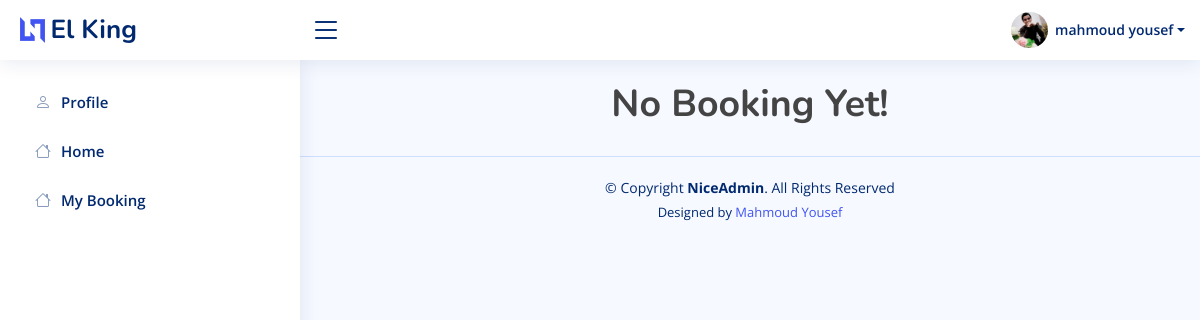
The page /accounts/my_booking/ (signed in) on the database as committed earlier.
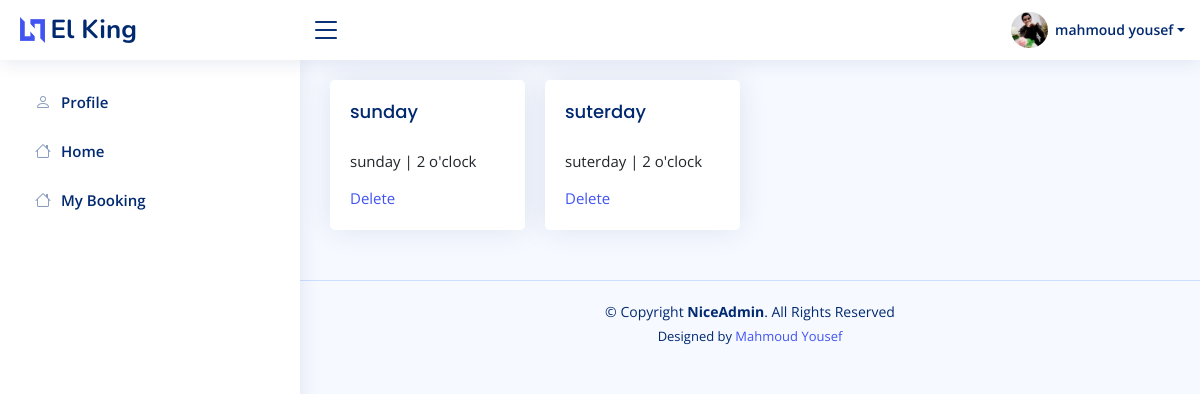
The same page on the database as committed later.
### accounts/models.py (models this page shows, shortened)
class Profile(models.Model):
    user = models.OneToOneField(Account,on_delete=models.CASCADE)
    phone_number = models.CharField(max_length=20)
    address = models.CharField(max_length=50)
    image = models.ImageField(upload_to='users/')
    about = models.TextField(max_length=4000 , blank=True , null=True)
    country = models.CharField(max_length=50 ,blank=True, null=True)
    company = models.CharField(max_length=100 ,blank=True, null=True)
    address_line_1 = models.CharField( max_length=50 , blank=True)
    address_line_2 = models.CharField( max_length=50 , blank=True)
    fb_link = models.URLField( max_length=200 , blank=True , null=True)
    twitter_link = models.URLField( max_length=200, blank=True , null=True)
    instagram_link = models.URLField( max_length=200, blank=True , null=True)
    linked_in_link = models.URLField( max_length=200, blank=True , null=True)
    headline = models.CharField(max_length=50 , blank=True, null=True)
    city = models.CharField(max_length=50 ,blank=True, null=True)
    def full_name(self):
        return f'{self.user.first_name} {self.user.last_name}'

class Account(AbstractBaseUser):
    first_name      = models.CharField(max_length=50)
    last_name       = models.CharField(max_length=50)
    username        = models.CharField(max_length=50, unique=True)
    email           = models.EmailField(max_length=100, unique=True)
    phone_number    = models.CharField(max_length=50)
    date_joined     = models.DateTimeField(auto_now_add=True)
    last_login      = models.DateTimeField(auto_now_add=True)
    is_admin        = models.BooleanField(default=False)
    is_staff        = models.BooleanField(default=False)
    is_active        = models.BooleanField(default=False)
    is_superadmin        = models.BooleanField(default=False)
    USERNAME_FIELD = 'email'
    REQUIRED_FIELDS = ['username', 'first_name', 'last_name']
    objects = MyAccountManager()

class Book(models.Model):
    user = models.ForeignKey(Account,  on_delete=models.CASCADE)
    day = models.ForeignKey(Day, related_name="book_property",  on_delete=models.CASCADE)
    date = models.IntegerField( choices=hours)
    def __str__(self):
        return str(self.day)

class Day(models.Model):
    name = models.CharField(max_length=50)
    caption = models.CharField( max_length=5000)
    slug = models.SlugField(null=True,blank=True)
    def __str__(self):
        return self.name

### accounts/views.py (the view)
# urls.py: path('my_booking/' , views.my_booking , name='my_booking'),
def my_booking(request):
    mybooking = Book.objects.filter(user=request.user)
    return render(request , 'accounts/my_booking.html' , {'mybooking':mybooking})

### accounts/profile.py (called while the page is built)
def myprofile(request):
    current_user = request.user
    profile = None
    if  current_user.is_authenticated:
        profile = Profile.objects.get(user=current_user)
    return dict(profile=profile)

### accounts/templates/accounts/my_booking.html (shortened to what this page needs)
{% extends 'base.html' %}
{% load static %}
{% load django_bootstrap5 %}
{% block body %}
<main id="main" class="main">
    <section class="section">
        <div class="row">
            {% if mybooking %}
            {% for book in mybooking %}
            <div class="col-sm-3">
                <div class="card">
                    <div class="card-body">
                        <h5 class="card-title">{{book}}</h5>
                        <p class="card-text">{{book.day}} | {{book.date}} o'clock</p>
                        <a href="{% url 'delete_book' book.id %}">Delete</a>
                    </div>
                </div>
            </div>
            {% endfor %}
            {% else %}
            <h1><center>No Booking Yet!</center></h1>
            {% endif %}
        </div>
    </section>
</main>
{% endblock body%}

### templates/base.html (shortened to what this page needs)
{% load static %}
<!DOCTYPE HTML>
<html lang="en">
<head>
	<link href="{% static 'vendor/bootstrap/css/bootstrap.min.css'%}" rel="stylesheet">
	<link href="{% static 'vendor/bootstrap-icons/bootstrap-icons.css'%}" rel="stylesheet">
	<link href="{% static 'vendor/boxicons/css/boxicons.min.css'%}" rel="stylesheet">
	<link href="{% static 'vendor/quill/quill.snow.css'%}" rel="stylesheet">
	<link href="{% static 'vendor/quill/quill.bubble.css'%}" rel="stylesheet">
	<link href="{% static 'vendor/remixicon/remixicon.css'%}" rel="stylesheet">
	<link href="{% static 'vendor/simple-datatables/style.css'%}" rel="stylesheet">
	<link href="{% static 'style2/css/bootstrap.css'%}" rel="stylesheet" type="text/css" />
	<link href="{% static 'style2/fonts/fontawesome/css/all.min.css'%}" type="text/css" rel="stylesheet">
	<link href="{% static 'style2/css/ui.css'%}" rel="stylesheet" type="text/css" />
	<link href="{% static 'style2/css/responsive.css'%}" rel="stylesheet" media="only screen and (max-width: 1200px)" />
	<link href="{% static 'style2/css/custum.css'%}" rel="stylesheet" type="text/css" />
	<link rel="stylesheet" href="https://cdnjs.cloudflare.com/ajax/libs/font-awesome/4.7.0/css/font-awesome.min.css">
	<link href="{% static 'css/style.css'%}" rel="stylesheet">
</head>
<body>
	<header id="header" class="header fixed-top d-flex align-items-center">
		<div class="d-flex align-items-center justify-content-between">
			<a href="/" class="logo d-flex align-items-center">
				<img src="{% static 'assets/img/logo.png'%}" alt="">
				<span class="d-none d-lg-block">El King</span>
			</a>
			<i class="bi bi-list toggle-sidebar-btn"></i>
		</div>
		<nav class="header-nav ms-auto">
			<ul class="d-flex align-items-center">
				{% if user.id is None %}
				<li class="nav-item dropdown pe-3">
					<a class="nav-link nav-profile d-flex align-items-center pe-0" href="#" data-bs-toggle="dropdown">
						<i class="bi bi-person"></i>
					</a>
					<ul class="dropdown-menu dropdown-menu-end dropdown-menu-arrow profile">
						<li>
							<a class="dropdown-item d-flex align-items-center" href="{% url 'login' %}">
								<i class="bi bi-person"></i>
								<span>Login</span>
							</a>
						</li>
						<li>
							<hr class="dropdown-divider">
						</li>
						<li>
							<a class="dropdown-item d-flex align-items-center" href="{% url 'register' %}">
								<i class="bi bi-person"></i>
								<span>Register</span>
							</a>
						</li>
					</ul>
				</li>
				{% else %}
				<li class="nav-item dropdown pe-3">
					<a class="nav-link nav-profile d-flex align-items-center pe-0" href="#" data-bs-toggle="dropdown">
						{% if profile.image%}
						<img src="{{profile.image.url}}" alt="Profile" class="rounded-circle">
						{% else %}
						<img src="https://bootdey.com/img/Content/avatar/avatar7.png" alt="Admin" class="rounded-circle"
							width="150">
						{% endif %}
						<span class="d-none d-md-block dropdown-toggle ps-2"> {{profile.full_name}}</span>
					</a>
				</li>
				{% endif %}
			</ul>
		</nav>
	</header>
	<aside id="sidebar" class="sidebar">
		<ul class="sidebar-nav" id="sidebar-nav">
			<li class="nav-item">
				<a class="nav-link collapsed" href="{% url 'profile'%}">
					<i class="bi bi-person"></i>
					<span>Profile</span>
				</a>
			</li>
			<li class="nav-item">
				<a class="nav-link collapsed" href="/">
					<i class="bi bi-house"></i>
					<span>Home</span>
				</a>
			</li>
			<li class="nav-item">
				<a class="nav-link collapsed" href="{% url 'my_booking'%}">
					<i class="bi bi-house"></i>
					<span>My Booking</span>
				</a>
			</li>
		</ul>
	</aside>
	{% block body %}
	{% endblock body %}
	<footer id="footer" class="footer">
		<div class="copyright">
			&copy; Copyright <strong><span>NiceAdmin</span></strong>. All Rights Reserved
		</div>
		<div class="credits">
			Designed by <a href="https://mmyousef.pythonanywhere.com/">Mahmoud Yousef</a>
		</div>
	</footer>
</body>
</html>

### static/style2/css/ui.css (style rules this page uses)
html { font-family: "Inter", sans-serif; font-size: 15px; }

### static/css/style.css (style rules this page uses)
:root { scroll-behavior: smooth; }
body { font-family: "Open Sans", sans-serif; background: #f6f9ff; color: #444444; }
a { color: #4154f1; text-decoration: none; }
h1, h2, h3, h4, h5, h6 { font-family: "Nunito", sans-serif; }
#main { margin-top: 60px; padding: 20px 30px; transition: all 0.3s; }
.card { margin-bottom: 30px; border: none; border-radius: 5px; box-shadow: 0px 0 30px rgba(1, 41, 112, 0.1); }
.card-title { padding: 20px 0 15px 0; font-size: 18px; font-weight: 500; color: #012970; font-family: "Poppins", sans-serif; }
.card-body { padding: 0 20px 20px 20px; }
.logo { line-height: 1; }
@media (min-width: 1200px) { .logo { width: 280px; } }
.logo img { max-height: 26px; margin-right: 6px; }
.logo span { font-size: 26px; font-weight: 700; color: #012970; font-family: "Nunito", sans-serif; }
.header { transition: all 0.5s; z-index: 997; height: 60px; box-shadow: 0px 2px 20px rgba(1, 41, 112, 0.1); background-color: #fff; padding-left: 20px; }
.header .toggle-sidebar-btn { font-size: 32px; padding-left: 10px; cursor: pointer; color: #012970; }
.header-nav ul { list-style: none; }
.header-nav>ul { margin: 0; padding: 0; }
.header-nav .nav-profile { color: #012970; }
.header-nav .nav-profile img { max-height: 36px; }
.header-nav .nav-profile span { font-size: 14px; font-weight: 600; }
.sidebar { position: fixed; top: 60px; left: 0; bottom: 0; width: 300px; z-index: 996; transition: all 0.3s; padding: 20px; overflow-y: auto; scrollbar-width: thin; scrollbar-color: #aab7cf transparent; box-shadow: 0px 0px 20px rgba(1, 41, 112, 0.1); background-color: #fff; }
@media (min-width: 1200px) { #main, #footer { margin-left: 300px; } }
.sidebar-nav { padding: 0; margin: 0; list-style: none; }
.sidebar-nav li { padding: 0; margin: 0; list-style: none; }
.sidebar-nav .nav-item { margin-bottom: 5px; }
.sidebar-nav .nav-link { display: flex; align-items: center; font-size: 15px; font-weight: 600; color: #4154f1; transition: 0.3; background: #f6f9ff; padding: 10px 15px; border-radius: 4px; }
.sidebar-nav .nav-link i { font-size: 16px; margin-right: 10px; color: #4154f1; }
.sidebar-nav .nav-link.collapsed { color: #012970; background: #fff; }
.sidebar-nav .nav-link.collapsed i { color: #899bbd; }
.footer { padding: 20px 0; font-size: 14px; transition: all 0.3s; border-top: 1px solid #cddfff; }
.footer .copyright { text-align: center; color: #012970; }
.footer .credits { padding-top: 5px; text-align: center; font-size: 13px; color: #012970; }

Rows that differ between the two databases and show on the page:
added Book: day.name "sunday", day "sunday", date "2"
added Book: day.name "suterday", day "suterday", date "2"
Other text that changed with them:
text no longer shown: "No Booking Yet!"
